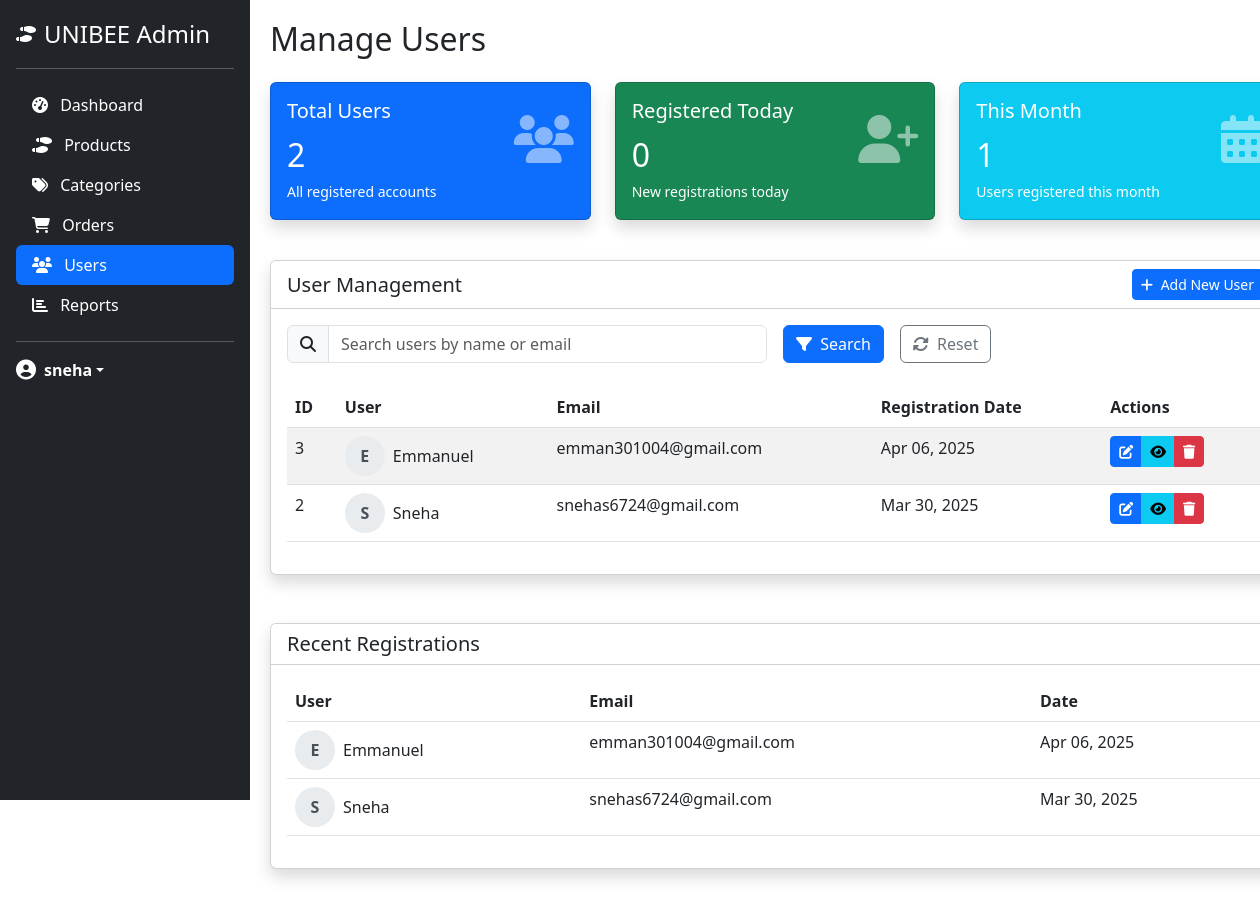
The page /admin_users.php (signed in) on the database its author committed.
### tables this page shows
CREATE TABLE `users` (
  `id` int(11) NOT NULL,
  `name` varchar(100) NOT NULL,
  `email` varchar(100) NOT NULL,
  `password` varchar(255) NOT NULL,
  `created_at` timestamp NOT NULL DEFAULT current_timestamp()
);

### admin_users.php (the view, shortened to what the rows shown need)
<?php
require_once 'config/database.php';
$where_clause = "WHERE 1=1";
$page = isset($_GET['page']) ? (int)$_GET['page'] : 1;
$per_page = 10;
$offset = ($page - 1) * $per_page;
$users_query = "SELECT id, name, email, created_at FROM users $where_clause ORDER BY created_at DESC LIMIT ? OFFSET ?";
$users_stmt = $conn->prepare($users_query);
$users_stmt->bind_param("ii", $per_page, $offset);
$users_stmt->execute();
$users_result = $users_stmt->get_result();
$recent_registrations_query = "SELECT id, name, email, created_at FROM users ORDER BY created_at DESC LIMIT 5";
$recent_registrations_result = $conn->query($recent_registrations_query);
?>
<!DOCTYPE html>
<html lang="en">
<head>
    <link href="https://cdn.jsdelivr.net/npm/bootstrap@5.3.0-alpha1/dist/css/bootstrap.min.css" rel="stylesheet">
    <link rel="stylesheet" href="https://cdnjs.cloudflare.com/ajax/libs/font-awesome/6.1.1/css/all.min.css">
</head>
<body>
    <div class="container-fluid">
        <div class="row">
            <div class="col-md-10 content">
                <h2 class="mb-4">Manage Users</h2>
                <div class="row mb-4">
                    <div class="col-md-12">
                        <div class="card shadow mb-4">
                            <div class="card-body">
                                <div class="table-responsive">
                                    <table class="table table-striped table-hover">
                                        <thead>
                                            <tr>
                                                <th>ID</th>
                                                <th>User</th>
                                                <th>Email</th>
                                                <th>Registration Date</th>
                                                <th>Actions</th>
                                            </tr>
                                        </thead>
                                        <tbody>
                                            <?php if ($users_result && $users_result->num_rows > 0): ?>
                                                <?php while ($user = $users_result->fetch_assoc()): ?>
                                                    <tr>
                                                        <td><?php echo $user['id']; ?></td>
                                                        <td>
                                                            <div class="d-flex align-items-center">
                                                                <div class="user-avatar me-2">
                                                                    <?php echo strtoupper(substr($user['name'], 0, 1)); ?>
                                                                </div>
                                                                <?php echo htmlspecialchars($user['name']); ?>
                                                                </div>
                                                        </td>
                                                        <td><?php echo htmlspecialchars($user['email']); ?></td>
                                                        <td><?php echo date('M d, Y', strtotime($user['created_at'])); ?></td>
                                                        <td>
                                                            <div class="btn-group btn-group-sm">
                                                                <a href="edit_user.php?id=<?php echo $user['id']; ?>" class="btn btn-primary" title="Edit User">
                                                                    <i class="fas fa-edit"></i>
                                                                </a>
                                                                <a href="user_details.php?id=<?php echo $user['id']; ?>" class="btn btn-info" title="View Details">
                                                                    <i class="fas fa-eye"></i>
                                                                </a>
                                                                <button type="button" class="btn btn-danger delete-user" title="Delete User"
                                                                        data-id="<?php echo $user['id']; ?>"
                                                                        data-name="<?php echo htmlspecialchars($user['name']); ?>">
                                                                    <i class="fas fa-trash"></i>
                                                                </button>
                                                            </div>
                                                        </td>
                                                    </tr>
                                                <?php endwhile; ?>
                                            <?php else: ?>
                                                <tr>
                                                    <td colspan="5" class="text-center">No users found</td>
                                                </tr>
                                            <?php endif; ?>
                                        </tbody>
                                    </table>
                                </div>
                            </div>
                        </div>
                    </div>
                </div>
                <div class="row">
                    <div class="col-md-12 mb-4">
                        <div class="card shadow h-100">
                            <div class="card-body">
                                <div class="table-responsive">
                                    <table class="table table-hover">
                                        <thead>
                                            <tr>
                                                <th>User</th>
                                                <th>Email</th>
                                                <th>Date</th>
                                            </tr>
                                        </thead>
                                        <tbody>
                                            <?php if ($recent_registrations_result && $recent_registrations_result->num_rows > 0): ?>
                                                <?php while ($user = $recent_registrations_result->fetch_assoc()): ?>
                                                    <tr>
                                                        <td>
                                                            <div class="d-flex align-items-center">
                                                                <div class="user-avatar me-2">
                                                                    <?php echo strtoupper(substr($user['name'], 0, 1)); ?>
                                                                </div>
                                                                <?php echo htmlspecialchars($user['name']); ?>
                                                            </div>
                                                        </td>
                                                        <td><?php echo htmlspecialchars($user['email']); ?></td>
                                                        <td><?php echo date('M d, Y', strtotime($user['created_at'])); ?></td>
                                                    </tr>
                                                <?php endwhile; ?>
                                            <?php else: ?>
                                                <tr>
                                                    <td colspan="3" class="text-center">No recent registrations</td>
                                                </tr>
                                            <?php endif; ?>
                                        </tbody>
                                    </table>
                                </div>
                            </div>
                        </div>
                    </div>
                </div>
            </div>
        </div>
    </div>
</body>
</html>

### rows shown on the page
users: id "3", name "E", name "Emmanuel", email "emman301004@gmail.com", created_at "Apr 06, 2025"
users: id "2", name "S", name "Sneha", email "snehas6724@gmail.com", created_at "Mar 30, 2025"

### other values the page prints
$_SESSION['name'] "sneha"
$total_users "2"
$today_count "0"
$month_count "1"
